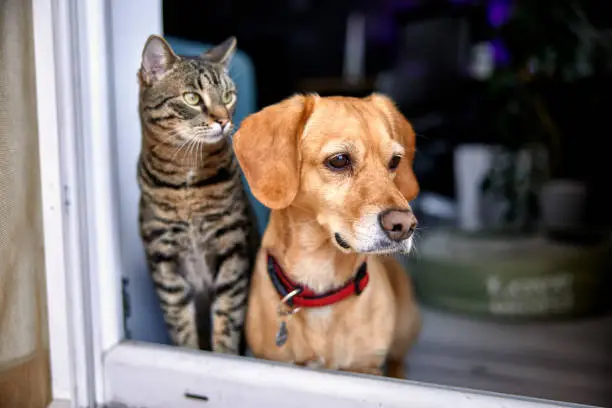
#> input picture jupyter/Object Detection with text-prompt/catdog.jpg, 612 x 408 px
$ jupyter execute --allow-errors ObjectDetection-LLM.ipynb   (shell and % lines are left out)
#> lines starting #> are read from the running program, lines starting #| are printed output that depends on the picture
# Object Detection using text-prompt deployed by gpuspeed.net

[cell 1]
%cd gpuspeed.net

[cell 2]
%cd jupyter/Object Detection with text-prompt

### Load the image

[cell 3]
# To display the image
from PIL import Image

[cell 4]
# Display the images
raw_image = Image.open("catdog.jpg")
#> raw_image is the input picture: PIL image 612x408 RGB; mean R, G, B 116.4, 106.3, 101.9
raw_image

### Get bounding boxes with OWL-ViT object detection model

[cell 5]
from transformers import pipeline

you can download the OWL-ViT model here: https://huggingface.co/google/owlvit-base-patch32/tree/main

[cell 6]
OWL_checkpoint = "google/owlvit-base-patch32"

#> (a cell that did not finish here is left out)

Info about ['google/owlvit-base-patch32'](https://huggingface.co/google/owlvit-base-patch32)

* Build the pipeline for the detector model.

[cell 8]
# What you want to identify in the image
text_prompt = "cat and dog"

#> (a cell that did not finish here is left out)

#> (a cell that did not finish here is left out)

[cell 11]
from utils import preprocess_outputs

#> (a cell that did not finish here is left out)

[cell 13]
from utils import show_boxes_and_labels_on_image

#> (a cell that did not finish here is left out)

### Get segmentation masks using Mobile SAM

you can download MobileSAM here: https://docs.ultralytics.com/models/mobile-sam/

[cell 15]
# Load the SAM model from the imported ultralytics library
from ultralytics import SAM

[cell 16]
SAM_version = "mobile_sam.pt"

Info about [mobile_sam.pt](https://docs.ultralytics.com/models/mobile-sam/)

#> (a cell that did not finish here is left out)

* Generate an array using numpy.

[cell 18]
import numpy as np

#> (a cell that did not finish here is left out)

#> (a cell that did not finish here is left out)

#> (a cell that did not finish here is left out)

#> (a cell that did not finish here is left out)

#> (a cell that did not finish here is left out)

[cell 24]
from utils import show_masks_on_image

#> (a cell that did not finish here is left out)

### Image Editing: blur out faces

* Load the image.

[cell 26]
from PIL import Image

[cell 27]
image_path = "people.jpeg"

[cell 28]
raw_image = Image.open(image_path)
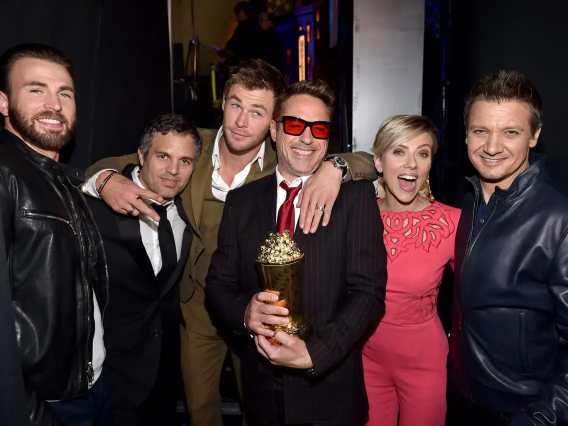
#> input picture jupyter/Object Detection with text-prompt/people.jpeg, 1136 x 852 px (shown at 1/2 size)
#> raw_image is the input picture: PIL image 1136x852 RGB; mean R, G, B 62.7, 44.1, 45.1
raw_image

[cell 29]
raw_image.size
#> Out = (1136, 852)

* Resize the image.

[cell 30]
# Width transformation
mywidth = 600
wpercent = mywidth / float(raw_image.size[0])
#> wpercent = 0.528
wpercent
#> Out = 0.528

[cell 31]
# Height transformation
hsize = int( float(raw_image.size[1]) * wpercent )
#> hsize = 449
hsize
#> Out = 449

[cell 32]
# Resize
raw_image = raw_image.resize([mywidth, hsize])
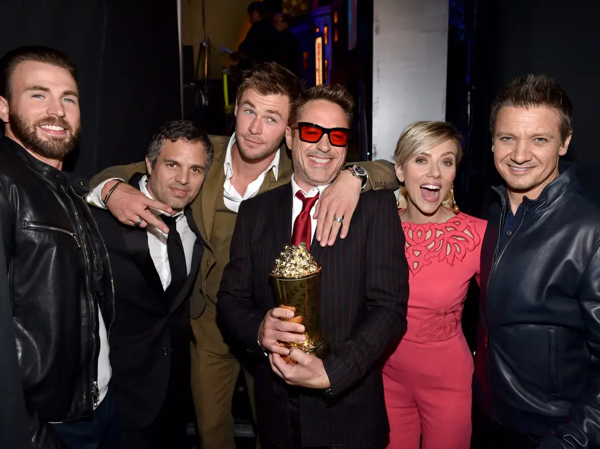
#> raw_image: PIL image 600x449 RGB; mean R, G, B 62.7, 44.1, 45.1
raw_image

[cell 33]
raw_image.size
#> Out = (600, 449)
